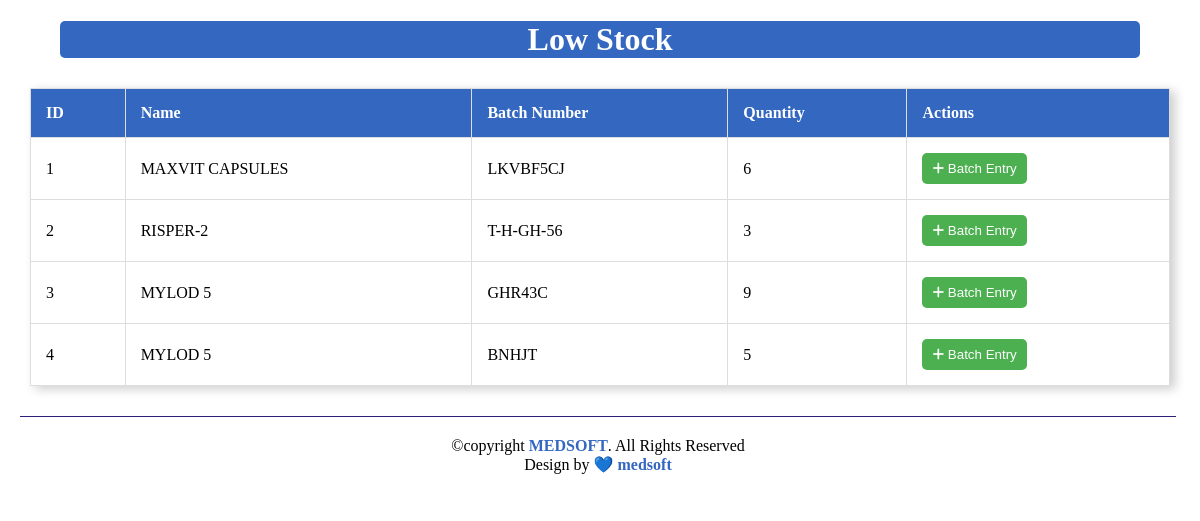
Page /views/lowStock.php (signed in) on the committed database.
### tables this page shows
CREATE TABLE `medicinebatch` (
  `B_SN` int NOT NULL,
  `MED_ID` int DEFAULT NULL,
  `BATCHNUMBER` varchar(255) DEFAULT NULL,
  `EXPIRYDATE` date DEFAULT NULL,
  `QUANTITY` int DEFAULT NULL,
  `MRP` int DEFAULT NULL,
  `CURRENCY_TYPE` int DEFAULT NULL
);

CREATE TABLE `medicines` (
  `SN` int NOT NULL,
  `MEDICINENAME` varchar(255) NOT NULL,
  `COMPANYNAME` varchar(255) NOT NULL,
  `UNIT` varchar(255) NOT NULL,
  `MONEYTYPE` varchar(255) NOT NULL
);

### controller/medicine-data.php (called while the page is built, shortened)
<?php
require "../php-config/Connection.php";
$i = 1;
$medicineFetchSqlLowStock = "SELECT * FROM medicines INNER JOIN medsoft.medicinebatch m on medicines.SN = m.MED_ID WHERE m.QUANTITY <= 10";
$doneLowStock = $conn -> query($medicineFetchSqlLowStock);

### views/lowStock.php (the view, shortened to what this page needs)
<?php require "../controller/medicine-data.php";?>
<!doctype html>
<html lang="en">
<head>
    <link rel="stylesheet" href="https://cdnjs.cloudflare.com/ajax/libs/font-awesome/6.0.0/css/all.min.css">
    <link rel="stylesheet" href="../public/css/lowStock.css">
</head>
<body>
<header>
    <h1>Low Stock</h1>
</header>
<div class="low-stockBody" id="low-stockBody">
    <div class="low-stock">
        <table>
            <thead>
            <tr class="">
                <th>ID</th>
                <th>Name</th>
                <th>Batch Number</th>
                <th>Quantity</th>
                <th>Actions</th>
            </tr>
            </thead>
            <?php
           if ($doneLowStock-> num_rows > 0){
                while ($row = $doneLowStock->fetch_assoc()){
                    ?>
                    <tr>
                        <td><?php echo $i?></td>
                        <td><?php  echo $row['MEDICINENAME'] ?></td>
                        <td ><?php echo $row['BATCHNUMBER'] ?></td>
                        <td><?php echo $row['QUANTITY'] ?></td>
                        <td>
                            <div class="actionButton">
                                <button class="batch-entry-btn" onclick="openBatchEntry('<?php  echo $row['MEDICINENAME'] ?>','<?php echo $row['SN']?>')"><i class="fa-solid fa-plus"></i> Batch Entry</button>
                            </div>
                        </td>
                    </tr>
                    <?php   $i++; }  }?>
        </table>
    </div>
</div>
<footer class="Footer">
    &copy;copyright <b>MEDSOFT</b>. All Rights Reserved <br> Design by 💙 <b>medsoft</b>
</footer>
</body>
</html>

### public/css/lowStock.css (style rules this page uses)
body { box-sizing: border-box; margin: 0px; padding: 0%; }
header { background-color: #3468C0; color: white; text-align: center; width: 90%; margin: 20px 60px; border-radius: 5px; }
.low-stockBody { margin: 30px; box-shadow: 5px 3px 10px rgb(0 0 0 / 0.2);; }
.low-stockBody table { width: 100%; border-collapse: collapse; margin-top: 20px; }
.low-stockBody th, td { padding: 15px; border: 1px solid #ddd; text-align: left; }
.low-stockBody th { background-color: #3468C0; color: white; }
.batch-entry-btn, .delete-btn { background-color: #4CAF50; color: white; border: none; padding: 8px 10px; border-radius: 5px; cursor: pointer; transition: background-color 0.3s ease; }
.actionButton { display: flex; }
.Footer { text-align: center; align-items: center; width: 93%; padding: 20px; border-top: 1px solid rgb(46, 29, 122); margin: 20px; }
.Footer b { color: #3468C0; }

### rows in the picture
medicinebatch: MED_ID.MEDICINENAME "MAXVIT CAPSULES", BATCHNUMBER "LKVBF5CJ", QUANTITY "6"
medicinebatch: MED_ID.MEDICINENAME "RISPER-2", BATCHNUMBER "T-H-GH-56", QUANTITY "3"
medicinebatch: MED_ID.MEDICINENAME "MYLOD 5", BATCHNUMBER "GHR43C", QUANTITY "9"
medicinebatch: MED_ID.MEDICINENAME "MYLOD 5", BATCHNUMBER "BNHJT", QUANTITY "5"
